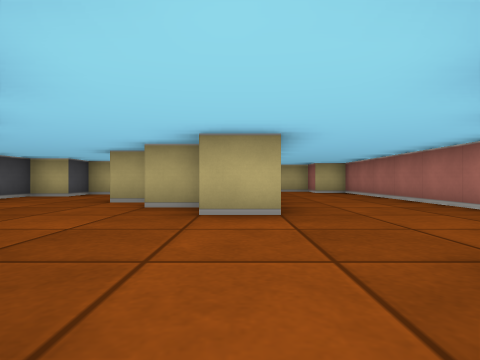
[1] (above)

13 first-person views from a walk through a cub3D maze. The camera is about half as high as the walls, looks level and sees 80° across. The floor is counted in squares. Each view is taken from the middle of a square. On the plan, view 1 faces up. The plan holds only what a view shows up to about 9 squares ahead; the rest is blank.

[2]
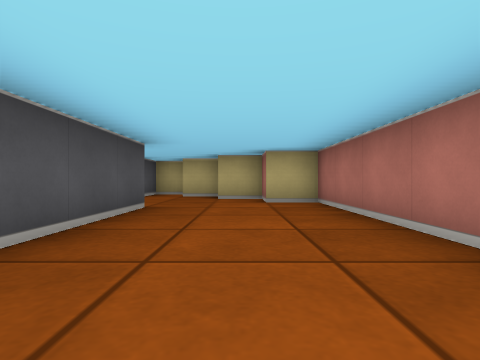

[3]
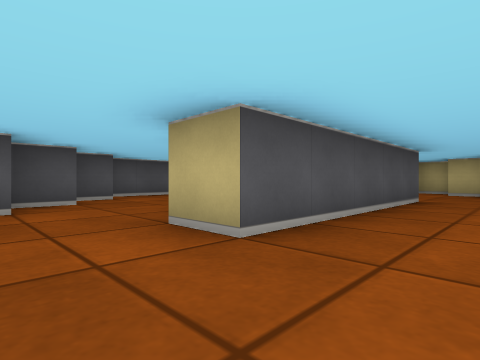

[4]
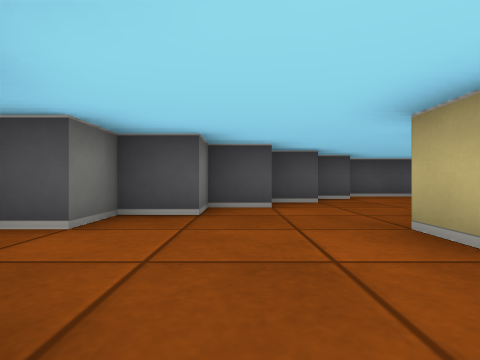

[5]
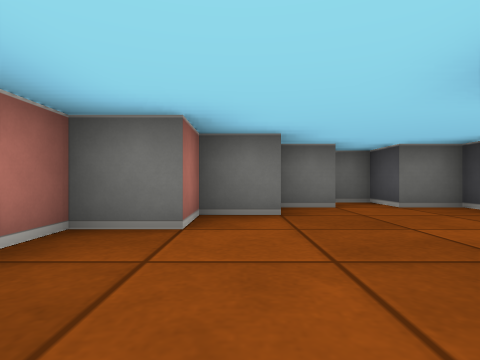

[6]
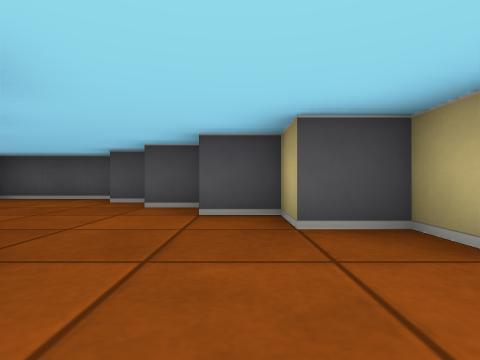

[7]
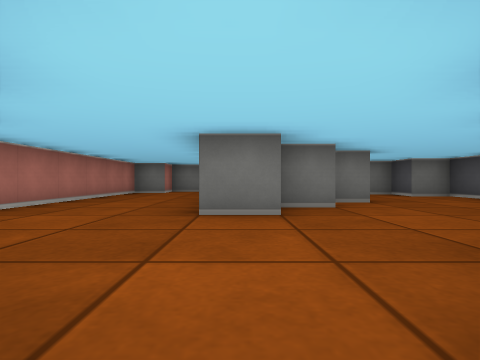

[8]
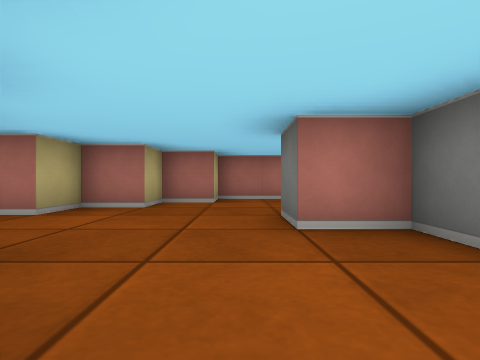

[9]
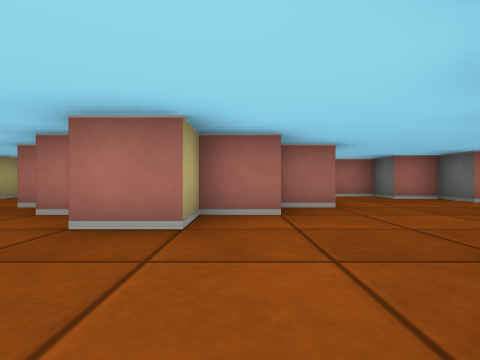

[10]
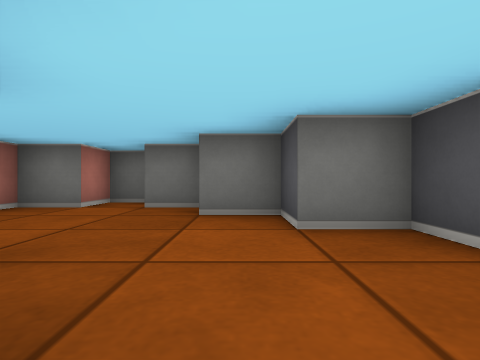

[11]
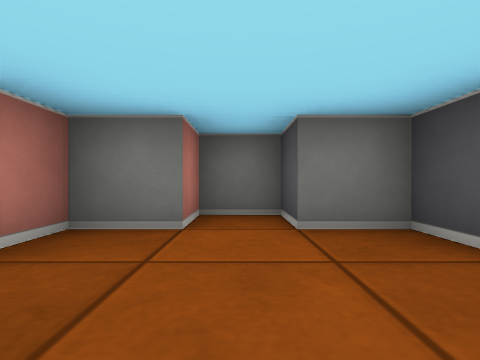

[12]
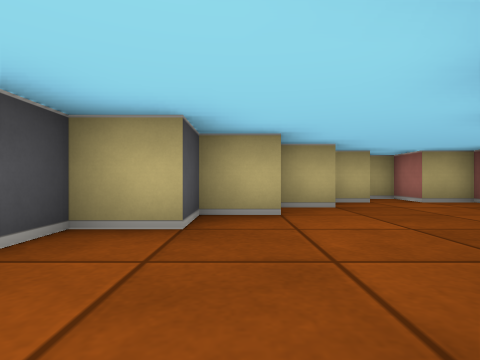

[13]
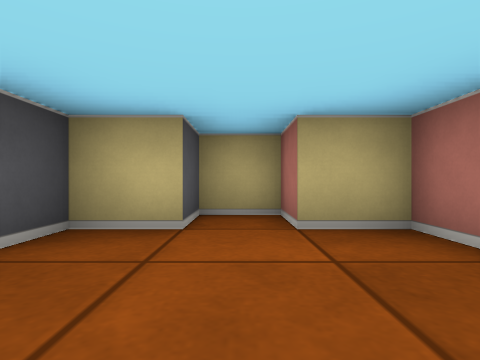

### Floor plan
Points are (right, up) in squares from view 1. A wall is a line through its corners. A room is listed if a view was taken in it or the views show most of it. See-through windows are left out.
Room 1 (views 1, 2, 3, 4, 5, 6, 7, 8, 9, 10, 11, 12, 13)
walls: (-1.5, 7) (-1.5, 7.5) (-0.5, 7.5) (-0.5, 8.5) (0.5, 8.5) (0.5, 3.5) (-0.5, 3.5) (-0.5, 4.5) (-1.5, 4.5) (-1.5, 5.5) (-2.5, 5.5) (-2.5, 6.5) (-1.8, 6.5); (-3.5, 3.5) (-3.5, 2.5) (-2.5, 2.5) (-2.5, 1.5) (-1.5, 1.5) (-1.5, 0.5) (-0.5, 0.5) (-0.5, -0.5) (0.5, -0.5) (0.5, 0.5) (1.5, 0.5) (1.5, 1.5) (2.5, 1.5) (2.5, 2.5) (3.5, 2.5) (3.5, 9.5) (2.5, 9.5) (2.5, 10.5) (1.5, 10.5) (1.5, 11.5) (0.5, 11.5) (0.5, 12.5) (-0.5, 12.5) (-0.5, 11.5) (-1.5, 11.5) (-1.5, 10.5) (-2.5, 10.5) (-2.5, 9.5) (-3.5, 9.5) (-3.5, 8.5) (-4.5, 8.5) (-4.5, 7.5) (-5.5, 7.5) (-5.5, 4.5) (-4.5, 4.5) (-4.5, 3.5) (-3.9, 3.5)

Where each view was taken, in squares from view 1:
view 1: 0 up, 0 right, facing up
view 2: 4 up, 2 right, facing up
view 3: 2 up, 2 right, facing up-left
view 4: 2 up, 2 right, facing left
view 5: 5 up, 2 right, facing down
view 6: 10 up, 1 right, facing left
view 7: 12 up, 0 right, facing down
view 8: 9 up, 3 left, facing right
view 9: 5 up, 5 left, facing right
view 10: 5 up, 2 left, facing down
view 11: 3 up, 0 right, facing down
view 12: 6 up, 3 left, facing up
view 13: 9 up, 0 right, facing up
